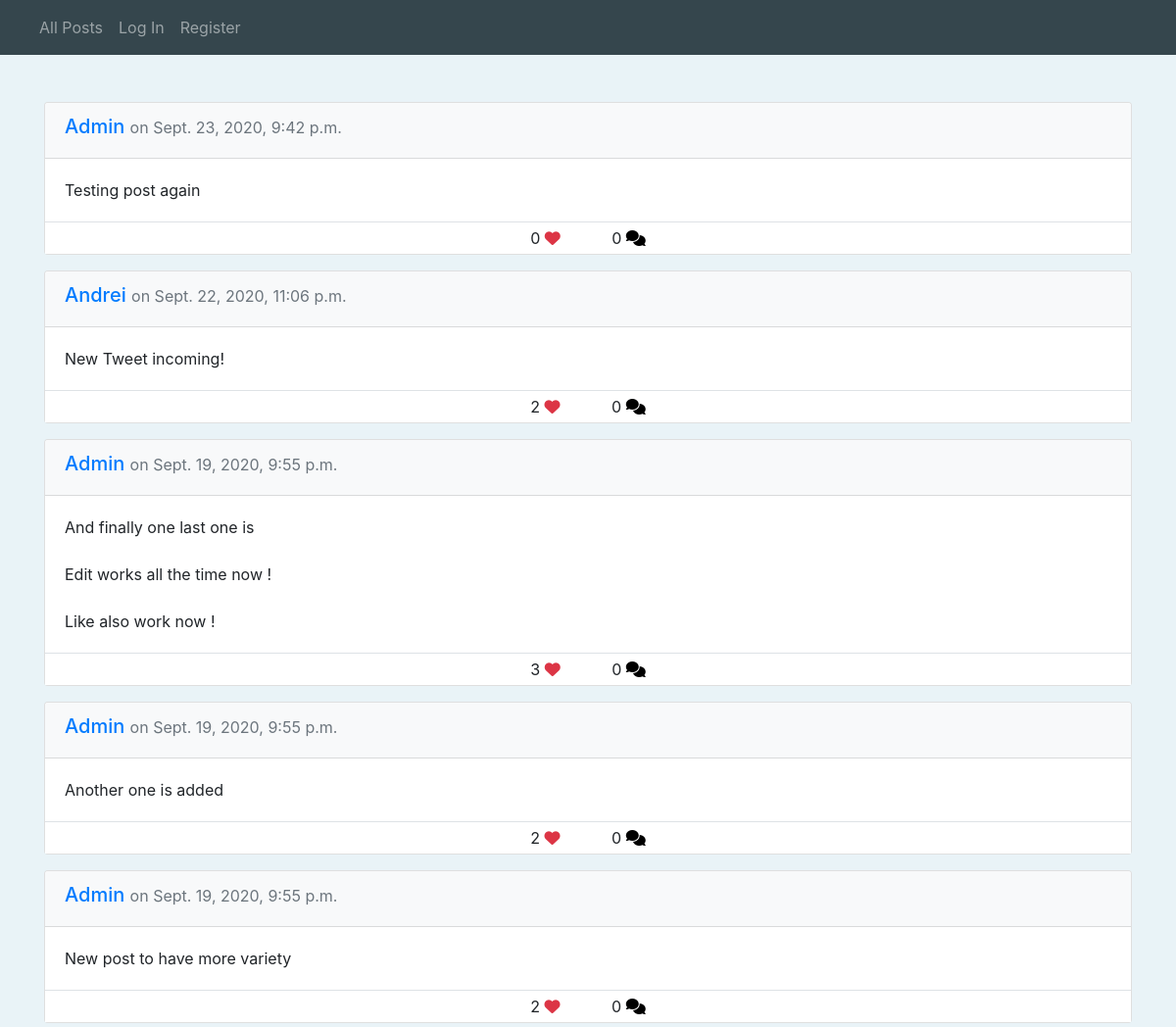
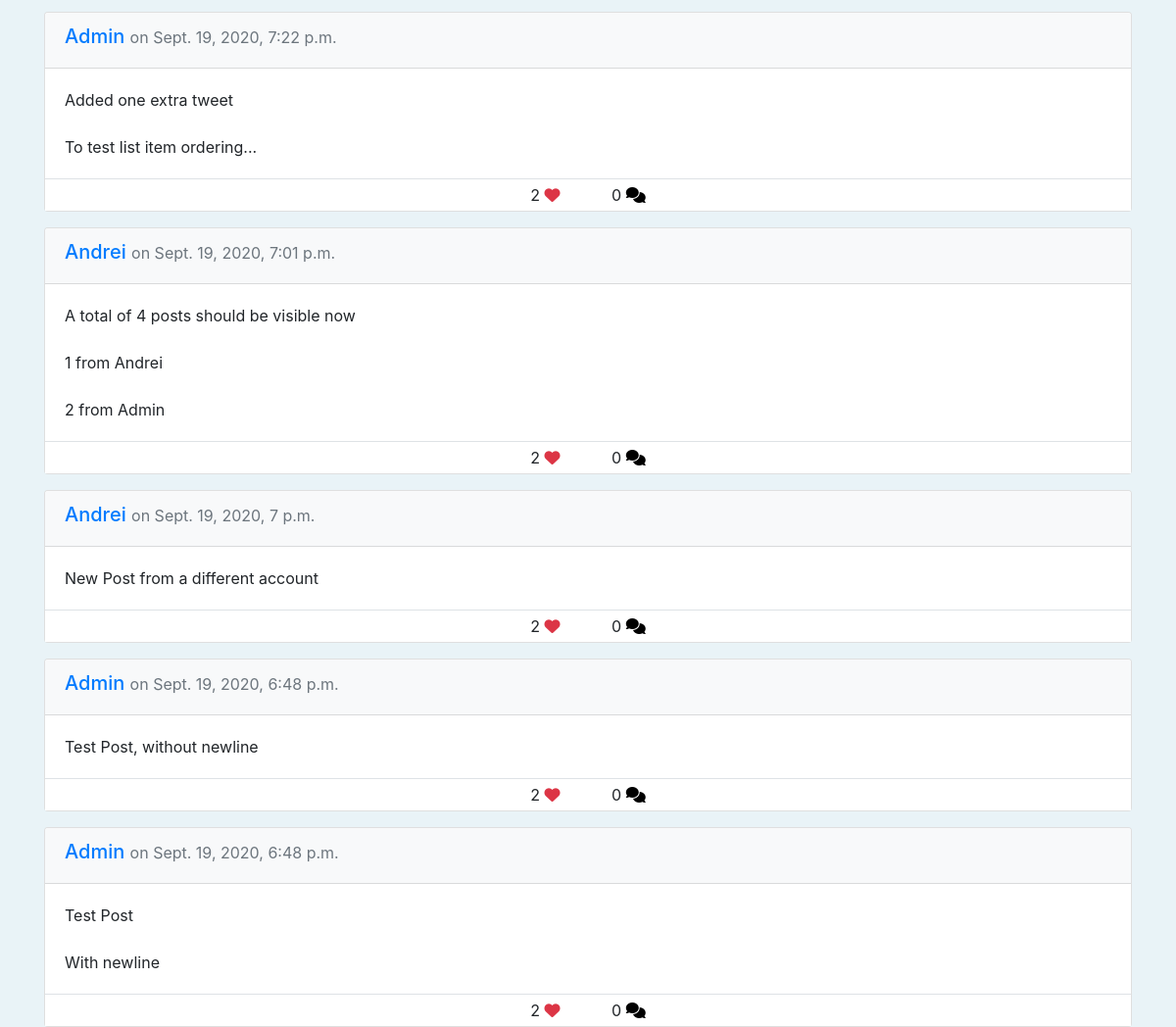
The app's page /, older data (2 pictures, top to bottom).
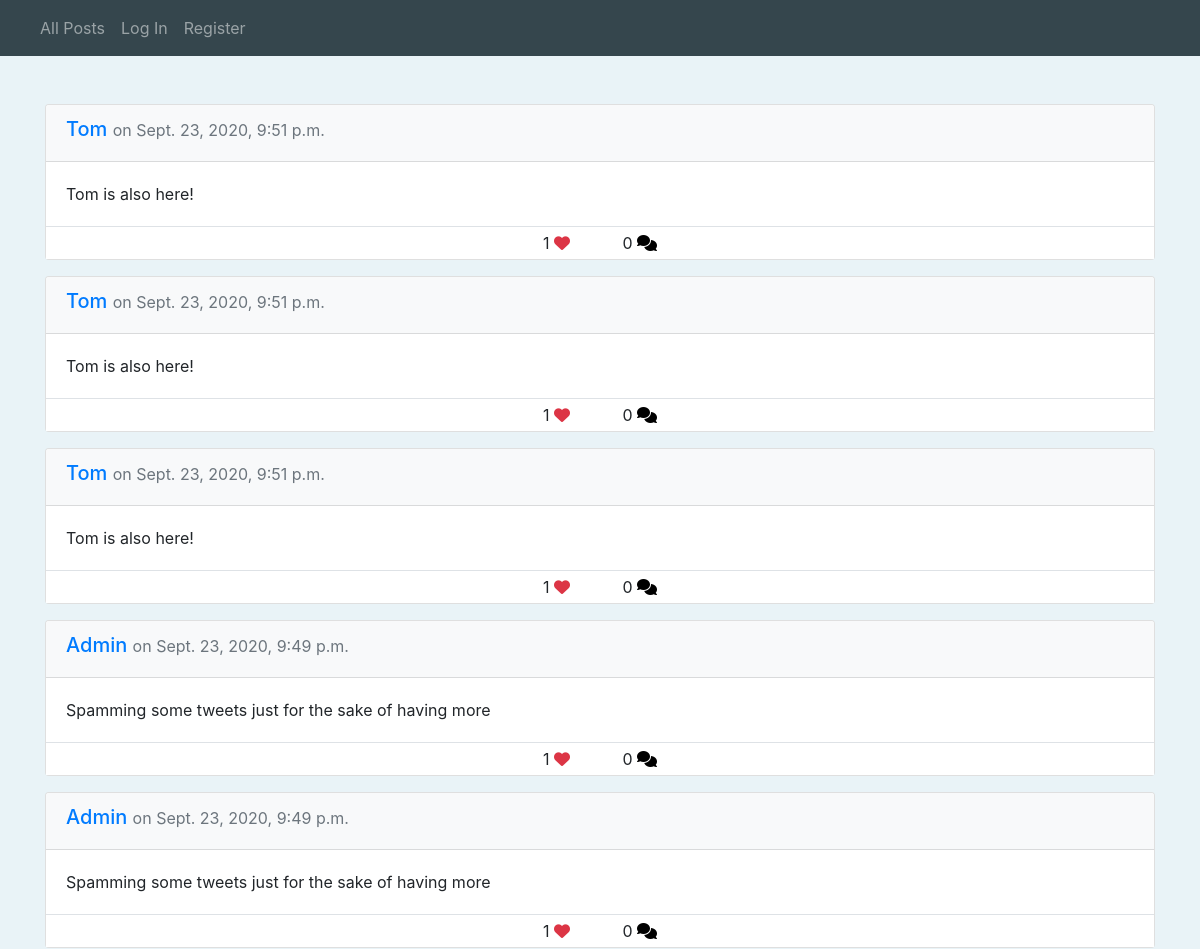
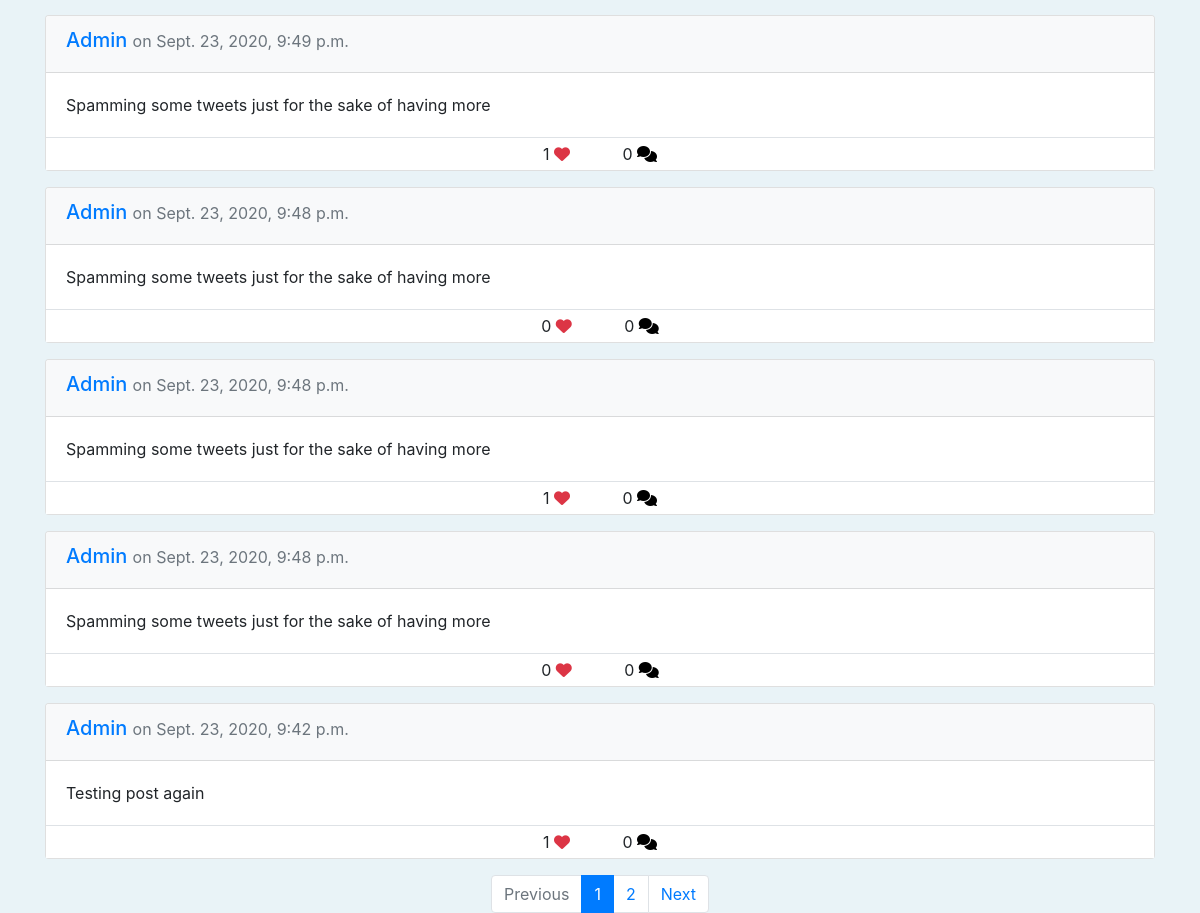
The same page, newer data (2 pictures, top to bottom).
### network/models.py (models this page shows, shortened)
class Post(models.Model):
    creator = models.ForeignKey(User, related_name="posts",
                on_delete=models.CASCADE)
    timestamp = models.DateTimeField(auto_now_add=True)
    content = models.TextField(max_length=10000)

class User(AbstractUser):
    likes = models.ManyToManyField("Post", blank=True,
            related_name="likes")
    follows = models.ManyToManyField("self", blank=True, symmetrical=False,
              related_name="followers", default=0)
    def __str__(self):
        return f"{self.username}"

### network/views.py (the view)
# urls.py: path("", views.index, name="index"),
def index(request):
    if request.method == "POST":
        newPost = Post(creator=request.user,content=request.POST["content"])
        newPost.save()
    content = getPaginator(request, Post.objects.order_by("-timestamp"))
    content["currentPage"] = "index"
    return render(request, "network/index.html", content)

### network/utils.py (called while the page is built)
def getPaginator(request, data):
    p = Paginator(data, 10)
    page_number = request.GET.get("page", 1)
    page = p.get_page(page_number)
    if page.has_previous():
        previousURL = f"?page={page.previous_page_number()}"
    else:
        previousURL = ''
    if page.has_next():
        nextURL = f"?page={page.next_page_number()}"
    else:
        nextURL = ''
    content = {"page": page, "previousURL": previousURL, "nextURL": nextURL}
    return content

### network/templates/network/index.html (shortened to what this page needs)
{% extends "network/layout.html" %}
{% load static %}
{% block body %}
    <div class="container py-3">
    </div>
{% endblock %}

### network/templates/network/layout.html (shortened to what the changed rows need)
{% load static %}
<!DOCTYPE html>
<html lang="en">
    <head>
        <link rel="stylesheet" href="https://stackpath.bootstrapcdn.com/bootstrap/4.4.1/css/bootstrap.min.css">
        <link href="{% static 'network/styles.css' %}" rel="stylesheet">
    </head>
    <body>
        <div class="body">
            <div class="container d-block mt-3">
                {% for post in page.object_list %}
                <div class="card my-3">
                    <div class="card-header bg-light">
                        <h5><a href="{% url 'profile' post.creator %}">{{ post.creator }}</a>
                            <small class="text-muted"> on {{ post.timestamp }}</small>
                        </h5>
                    </div>
                    <div class="card-body">
                        <p class="card-text content">{{ post.content }}</p>
                    </div>
                    <div class=" border-top py-1 bg-white row-fluid text-center">
                        <span class="">
                            <span id="num_likes">{{ post.likes.all | length }}</span>
                            {% if not user.is_authenticated %}
                                <i class="fa fa-heart text-danger"></i>
                            {% elif user in post.likes.all %}
                                <button id="likeBtn" class="bg-transparent border-0 p-0 m-0"><i class="fa fa-heart text-danger"></i></button>
                            {% else %}
                                <button id="likeBtn" class="bg-transparent border-0 p-0 m-0"><i class="far fa-heart text-danger"></i></button>
                            {% endif %}
                        </span>
                        <span class="ml-5">
                            <span id="num_comments">{{ post.comments.all | length }}</span>
                            <a href="{% url 'post' post.id%}"><button id="commentsBtn" class="bg-transparent border-0 p-0 m-0"><i class="fas fa-comments"></i></button></a>
                        </span>
                    </div>
                </div>
                {% empty %}
                    {% if currentPage == "following" %}
                        <h4 class="text-center mt-4">You are currenty not following anybody...</h4>
                    {% elif currentPage == "index" %}
                        <h4 class="text-center mt-4">No posts exist currently...</h4>
                    {% endif %}
                {% endfor %}
            </div>
            {% if page.paginator.num_pages > 1 %}
                <nav aria-label="..." class="mt-3">
                    <ul class="pagination justify-content-center ">
                        <li class="page-item {% if not page.has_previous %} disabled {% endif %}">
                            <a class="page-link" href="{{ previousURL }}" tabindex="-1" aria-disabled="true">Previous</a>
                        </li>
                        {% for i in page.paginator.page_range %}
                            {% if i == page.number %}
                                <li class="page-item active" aria-current="page">
                                    <a class="page-link" href="?page={{ i }}">{{ i }} <span class="sr-only">(current)</span></a>
                                </li>
                            {% elif i >= page.number|add:-2 and i <= page.number|add:2 %}
                                <li class="page-item"><a class="page-link" href="?page={{ i }}">{{ i }}</a></li>
                            {% endif %}
                        {% endfor %}
                        <li class="page-item {% if not page.has_next %} disabled {% endif %}">
                            <a class="page-link " href="{{nextURL}}">Next</a>
                        </li>
                    </ul>
                </nav>
            {% endif %}
        </div>
    </body>
</html>

Row changes from the older to the newer data that the page shows:
no longer on this page (row unchanged): Post: creator "Andrei", timestamp "Sept. 22, 2020, 11:06 p.m.", content "New Tweet incoming!", likes.all|length "2", comments.all|length "0"
no longer on this page (row unchanged): Post: creator "Admin", timestamp "Sept. 19, 2020, 9:55 p.m.", content "And finally one last one is Edit works all the time now ! Like also work now !", likes.all|length "3", comments.all|length "0"
no longer on this page (row unchanged): Post: creator "Admin", timestamp "Sept. 19, 2020, 9:55 p.m.", content "Another one is added", likes.all|length "2", comments.all|length "0"
no longer on this page (row unchanged): Post: creator "Admin", timestamp "Sept. 19, 2020, 9:55 p.m.", content "New post to have more variety", likes.all|length "2", comments.all|length "0"
no longer on this page (row unchanged): Post: creator "Admin", timestamp "Sept. 19, 2020, 7:22 p.m.", content "Added one extra tweet To test list item ordering...", likes.all|length "2", comments.all|length "0"
no longer on this page (row unchanged): Post: creator "Andrei", timestamp "Sept. 19, 2020, 7:01 p.m.", content "A total of 4 posts should be visible now 1 from Andrei 2 from Admin", likes.all|length "2", comments.all|length "0"
no longer on this page (row unchanged): Post: creator "Andrei", timestamp "Sept. 19, 2020, 7 p.m.", content "New Post from a different account", likes.all|length "2", comments.all|length "0"
no longer on this page (row unchanged): Post: creator "Admin", timestamp "Sept. 19, 2020, 6:48 p.m.", content "Test Post, without newline", likes.all|length "2", comments.all|length "0"
no longer on this page (row unchanged): Post: creator "Admin", timestamp "Sept. 19, 2020, 6:48 p.m.", content "Test Post With newline", likes.all|length "2", comments.all|length "0"
added Post: creator "Tom", timestamp "Sept. 23, 2020, 9:51 p.m.", content "Tom is also here!", likes.all|length "1", comments.all|length "0"
added Post: creator "Tom", timestamp "Sept. 23, 2020, 9:51 p.m.", content "Tom is also here!", likes.all|length "1", comments.all|length "0"
added Post: creator "Tom", timestamp "Sept. 23, 2020, 9:51 p.m.", content "Tom is also here!", likes.all|length "1", comments.all|length "0"
added Post: creator "Admin", timestamp "Sept. 23, 2020, 9:49 p.m.", content "Spamming some tweets just for the sake of having more", likes.all|length "1", comments.all|length "0"
added Post: creator "Admin", timestamp "Sept. 23, 2020, 9:49 p.m.", content "Spamming some tweets just for the sake of having more", likes.all|length "1", comments.all|length "0"
added Post: creator "Admin", timestamp "Sept. 23, 2020, 9:49 p.m.", content "Spamming some tweets just for the sake of having more", likes.all|length "1", comments.all|length "0"
added Post: creator "Admin", timestamp "Sept. 23, 2020, 9:48 p.m.", content "Spamming some tweets just for the sake of having more", likes.all|length "0", comments.all|length "0"
added Post: creator "Admin", timestamp "Sept. 23, 2020, 9:48 p.m.", content "Spamming some tweets just for the sake of having more", likes.all|length "1", comments.all|length "0"
added Post: creator "Admin", timestamp "Sept. 23, 2020, 9:48 p.m.", content "Spamming some tweets just for the sake of having more", likes.all|length "0", comments.all|length "0"
computed for Post "Sept. 23, 2020, 9:42 p.m.": likes.all|length "0" → "1"
Text that changed along with them:
text now shown: "Previous Next"
new list line: "1"
new list line: "2"
